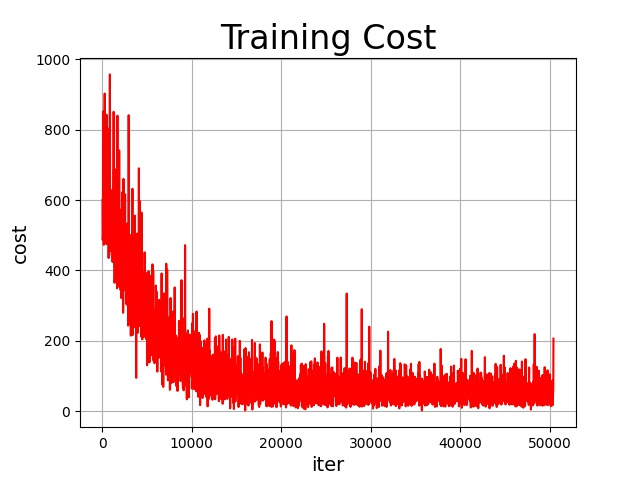

Write Python code to recreate this figure.
# 波士顿房价预测案例
"""
1. 回归问题，使用一个fc网络(神经网络)作为模型执行预测
2. 输出值的个数为1，fc不采用任何激活函数
3. 损失函数：均方差
"""
import paddle
import paddle.fluid as fluid
import numpy as np
import os
import matplotlib.pyplot as plt

# 第一步：数据准备、定义读取器
BUF_SIZE = 500  # 缓冲区大小
BATCH_SIZE = 20  # 批次大小

## reader
random_reader = paddle.reader.shuffle(
    paddle.dataset.uci_housing.train(),  # 训练集读取
    buf_size=BUF_SIZE)  # 随机读取器
train_reader = paddle.batch(random_reader,
                            batch_size=BATCH_SIZE)  # 批量读取器
## 打印样本数据
# for sample in train_reader():
#     print(sample)

x = fluid.layers.data(name="x", shape=[13], dtype="float32")
y = fluid.layers.data(name="y", shape=[1], dtype="float32")

# 第二步：创建网络模型、定义损失函数和优化器
y_pred = fluid.layers.fc(input=x,  # 输入，13个特征值
                         size=1,  # 输出值个数，预测1个价格
                         act=None)  # 回归问题不采用激活函数
## 损失函数
cost = fluid.layers.square_error_cost(input=y_pred,
                                      label=y)
avg_cost = fluid.layers.mean(cost)  # 均方差
## 优化器
optimizer = fluid.optimizer.SGD(learning_rate=0.001)
opts = optimizer.minimize(avg_cost)  # 指定优化目标函数
## 克隆一个program用于模型评估(放在创建执行器之前)
# test_program = \
#     fluid.default_main_program().clone(for_test=True)

# 第三步：模型训练、评估
place = fluid.CPUPlace()
exe = fluid.Executor(place)
exe.run(fluid.default_startup_program())
## feeder(数据喂入器)
feeder = fluid.DataFeeder(place=place,
                          feed_list=[x, y])

iter = 0
iters = []  # 记录迭代次数
train_costs = []  # 记录损失值
model_save_dir = "../model/uci_housing"  # 模型保存路径

for pass_id in range(120):
    train_cost = 0
    i = 0
    for data in train_reader():  # 循环从读取器中读取数据
        i += 1

        train_cost = exe.run(feed=feeder.feed(data),
                             fetch_list=[avg_cost])
        if i % 20 == 0:
            print("pass_id:%d, cost:%f" %
                  (pass_id, train_cost[0][0]))
        iter = iter + BATCH_SIZE  # 计算训练次数
        iters.append(iter)  # 记录训练次数
        train_costs.append(train_cost[0][0])  # 记录损失值

# 训练结束，保存模型
if not os.path.exists(model_save_dir):
    os.makedirs(model_save_dir)  # 模型目录不存在，则创建
fluid.io.save_inference_model(
    model_save_dir,  # 保存路径
    ["x"],  # 模型使用需要喂入参数
    [y_pred],  # 模型预测结果从哪个操作获取
    exe)  # 模型位于哪个执行器

# 训练过程可视化
plt.figure("Training Cost")
plt.title("Training Cost", fontsize=24)
plt.xlabel("iter", fontsize=14)
plt.ylabel("cost", fontsize=14)
plt.plot(iters, train_costs, color="red", label="Training Cost")
plt.grid()
plt.savefig("../02_uci_housing/train.jpg")

# 第四步：预测、预测结果可视化
infer_exe = fluid.Executor(place)  # 用于预测的执行器
infer_result = []  # 存储预测结果
ground_truths = []  # 存储真实值

## 加载模型
## infer_program: 用于预测的program
## feed_target_name: 预测时需要传如的参数
## fetch_targets：预测结果从哪里获取
infer_program, feed_target_name, fetch_targets = \
    fluid.io.load_inference_model(model_save_dir,  # 路径
                                  infer_exe)  # 加载到哪个执行器
# 从测试集读取数据
infer_reader = paddle.batch(
    paddle.dataset.uci_housing.test(),
    batch_size=200)  # 批量读取器
test_data = next(infer_reader())  # next只取一个批次数据
# 利用列表推导式取出13个特征和1个标签值
test_x = \
    np.array([data[0] for data in test_data]).astype("float32")
test_y = \
    np.array([data[1] for data in test_data]).astype("float32")
# 取出预测时，需要传入模型的参数的名称
# 取出加载模型返回的参数列表第一个参数
x_name = feed_target_name[0]
params = {x_name: test_x}  # 执行预测参数字典

results = infer_exe.run(
    program=infer_program,  # 预测的program
    feed=params,  # 参数字典
    fetch_list=fetch_targets)  # 根据加载模型的返回值取出结果
# print(results)

# 取出预测值，存入列表，可视化
for idx, val in enumerate(results[0]):
    # print("%d: %f" % (idx, val))
    infer_result.append(val)

# 取出真实值，填入列表，可视化
for idx, val in enumerate(test_y):
    # print("%d: %f" % (idx, val))
    ground_truths.append(val)

# 可视化
plt.figure("scatter")
plt.title("Infer", fontsize=24)
plt.xlabel("Ground Truth", fontsize=14)
plt.ylabel("Infer Result", fontsize=14)
# 绘制y=x斜线
x = np.arange(1, 30)
y = x
plt.plot(x, y)  # 绘制斜线
plt.scatter(ground_truths, infer_result,
            color="green", label="Test")
plt.grid()
plt.legend()
plt.savefig("../02_uci_housing/pred.png")  # 保存图像
plt.show()
